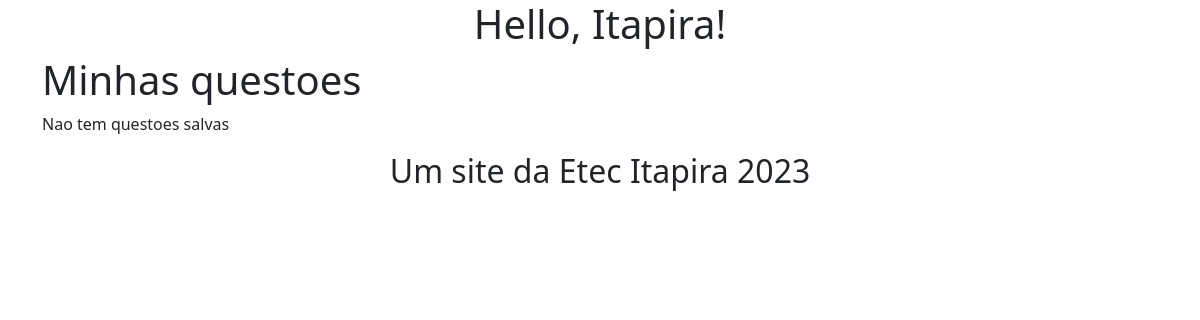
The app's page /enquete/, older data.
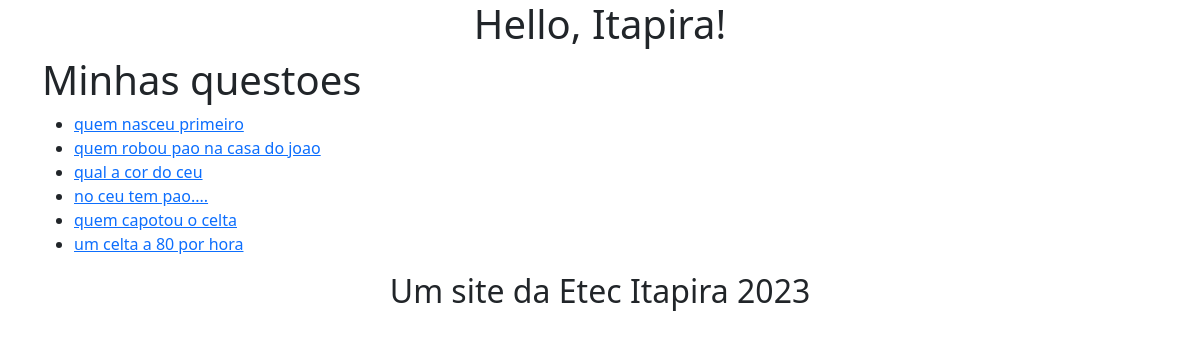
The same page, newer data.
### enquete/models.py (models this page shows, shortened)
class Questao(models.Model):
    pergunta = models.CharField(max_length=200)
    data = models.DateTimeField(auto_now_add=True)

### enquete/views.py (the view)
# urls.py: path('', views.IndexView.as_view(), name='index'),
class IndexView(generic.ListView):
    model = Questao
    template_name = 'enquete/index.html'

### enquete/templates/enquete/index.html
{% extends "enquete/base.html" %}
{% block content %}
<h1>Minhas questoes</h1>
{% if object_list %}
    <ul>
    {% for questoes in object_list %}
        <li>
            <a href="{% url 'detalhe' questoes.id %}">
                {{ questoes.pergunta }}
            </a>
        </li>
    {% endfor %}
    </ul>
{% else %}
    <p>Nao tem questoes salvas</p>
{% endif %}
{% endblock %}

### enquete/templates/enquete/base.html (shortened to what this page needs)
{% load static %}
<!doctype html>
<html lang="pt-br">
  <head>
    <link href="{% static '/css/bootstrap.min.css' %}" rel="stylesheet">
  </head>
  <body>
    <div class="container">
        <div class="row text-center">
          <div class="col-12">
            <h1>Hello, Itapira!</h1>
          </div>
        </div>
        <div class="row">
            <div class="col-12">
                {% block content %}{% endblock %}
            </div>
          </div>
          <div class="row text-center">
            <div class="col-12">
              <h2>Um site da Etec Itapira 2023</h2>
            </div>
          </div>
    </div>
  </body>
</html>

Row changes from the older to the newer data that the page shows:
added Questao: pergunta "quem nasceu primeiro"
added Questao: pergunta "quem robou pao na casa do joao"
added Questao: pergunta "qual a cor do ceu"
added Questao: pergunta "no ceu tem pao...."
added Questao: pergunta "quem capotou o celta"
added Questao: pergunta "um celta a 80 por hora"
Text that changed along with them:
text no longer shown: "Nao tem questoes salvas"
